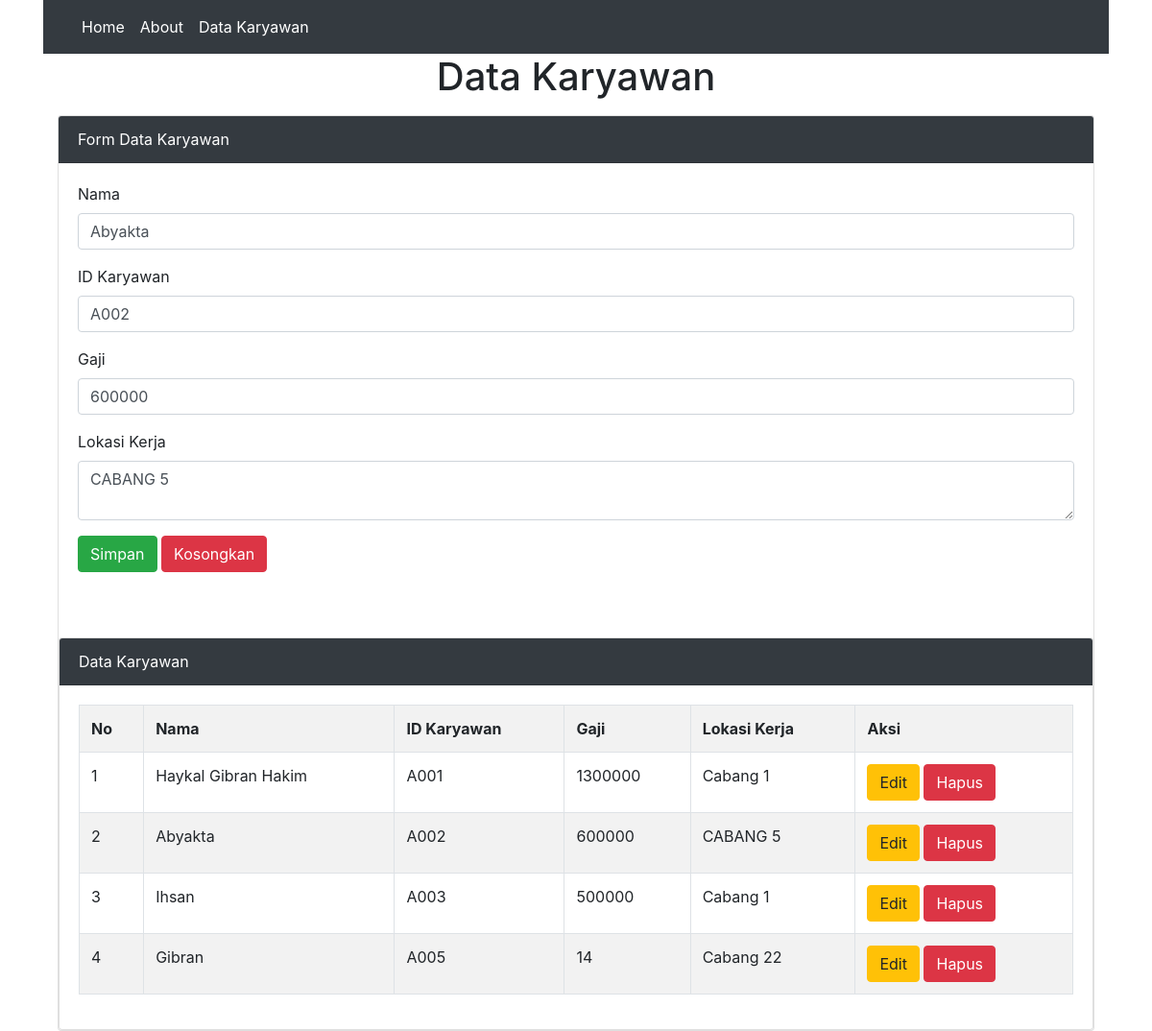
Screenshot of /datakaryawan.php?hal=edit&id=A002 with the database file from the repository.
### tables this page shows
CREATE TABLE `dt_karyawan` (
  `Nama` varchar(100) NOT NULL,
  `Idkaryawan` char(6) NOT NULL,
  `Gaji` int(11) NOT NULL,
  `LokasiKerja` varchar(100) NOT NULL
);

### datakaryawan.php (the view, shortened to what this page needs)
<?php
  $server   = "localhost";
  $user     = "root";
  $pass     = "";
  $database = "datakaryawan";
  $koneksi = mysqli_connect($server,$user,$pass,$database) or die (mysqli_error($koneksi));
  if(isset($_GET['hal'])){
    if($_GET['hal'] == "edit"){
    $tampil = mysqli_query($koneksi, "SELECT * FROM dt_karyawan WHERE Idkaryawan = '$_GET[id]' ");
    $data   = mysqli_fetch_array($tampil);
    if($data){
      $vnama    = $data['Nama'];
      $vid      = $data['Idkaryawan'];
      $vgaji    = $data['Gaji'];
      $vlokasi  = $data['LokasiKerja'];
      }
    }
  }
?>
<!doctype html>
<html lang="en">
  <head>
    <link rel="stylesheet" href="https://maxcdn.bootstrapcdn.com/bootstrap/4.0.0/css/bootstrap.min.css">
  </head>
  <body>
    <div class="container">
      <nav class="navbar navbar-expand-lg navbar-dark bg-dark">
          <div class="collapse navbar-collapse" id="navbarSupportedContent">
            <ul class="navbar-nav mr-auto">
              <li class="nav-item active">
                <a class="nav-link" href="index.php">Home <span class="sr-only">(current)</span></a>
              </li>
              <li class="nav-item active">
                  <a class="nav-link" href="#">About <span class="sr-only">(current)</span></a>
              </li>
              <li class="nav-item active">
                  <a class="nav-link" href="datakaryawan.php">Data Karyawan<span class="sr-only">(current)</span></a>
              </li>
            </ul>
          </div>
        </nav>
      <div class="container">
        <h1 class="text-center">Data Karyawan</h1>
        <div class="card mt-3">
          <div class="card-header bg-dark text-white">
            Form Data Karyawan
          </div>
          <div class="card-body">
            <form method="post" action="">
              <div class="form-group">
                <label>Nama</label>
                <input type="text" name="tnama" value="<?=@$vnama?>" class="form-control" placeholder="Masukkan Nama anda Disini!" required>
              </div>
              <div class="form-group">
                <label>ID Karyawan</label>
                <input type="text" name="tid" value="<?=@$vid?>" class="form-control" placeholder="Input ID Karyawan anda Disini!" required>
              </div>
              <div class="form-group">
                <label>Gaji</label>
                <input type="number" name="tgaji" value="<?=@$vgaji?>" class="form-control" placeholder="Input Gaji anda Disini!" required>
               </div>
              <div class="form-group">
                <label>Lokasi Kerja</label>
                <textarea class="form-control" name="tlokasi" placeholder="Input Lokasi Kerja anda Disini!"><?=@$vlokasi?></textarea>
              </div>
              <button type="submit" class="btn btn-success" name="bsimpan">Simpan</button>
              <button type="reset" class="btn btn-danger" name="breset">Kosongkan</button>
          </form>
        </div>
        <div class="card mt-5">
          <div class="card-header bg-dark text-white">
           Data Karyawan
          </div>
          <div class="card-body">
            <table class="table table-bordered table-striped">
              <tr>
                <th>No</th>
                <th>Nama</th>
                <th>ID Karyawan</th>
                <th>Gaji</th>
                <th>Lokasi Kerja</th>
                <th>Aksi</th>
              </tr>
              <?php
                $no = 1;
                $tampil = mysqli_query($koneksi, "SELECT * FROM dt_karyawan order by Idkaryawan");
                while($data = mysqli_fetch_array($tampil)){
              ?>
              <tr>
                <td><?=$no++;?></td>
                <td><?=$data['Nama']?></td>
                <td><?=$data['Idkaryawan']?></td>
                <td><?=$data['Gaji']?></td>
                <td><?=$data['LokasiKerja']?></td>
                <td>
                  <a href="datakaryawan.php?hal=edit&id=<?=$data['Idkaryawan']?>" class="btn btn-warning">Edit</a>
                  <a href="datakaryawan.php?hal=hapus$id=<?=$data['Idkaryawan']?>" onclick="return confirm('Apakah Anda yakin ingin mengahapus data ini?')" class="btn btn-danger">Hapus</a>
                </td>
              </tr>
              <?php } ?>
            </table>
        </div>
        </div>
      </div>
  </body>
</html>

### rows the page displays
dt_karyawan: tnama "Abyakta", tid "A002", tgaji "600000", tlokasi "CABANG 5", Nama "Abyakta", Idkaryawan "A002", Gaji "600000", LokasiKerja "CABANG 5"
dt_karyawan: Nama "Haykal Gibran Hakim", Idkaryawan "A001", Gaji "1300000", LokasiKerja "Cabang 1"
dt_karyawan: Nama "Ihsan", Idkaryawan "A003", Gaji "500000", LokasiKerja "Cabang 1"
dt_karyawan: Nama "Gibran", Idkaryawan "A005", Gaji "14", LokasiKerja "Cabang 22"
